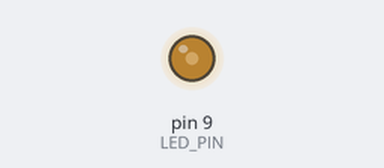
Bench run of a sketch on a simulated Arduino Uno, built with avr-gcc and run on an emulated ATmega328P. On the bench: output pins drawn as LEDs (lit = HIGH).

Above: at 0.05 s.
At 0.4 s:
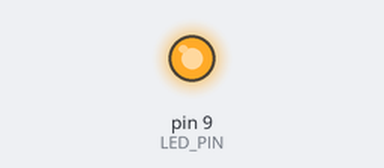
At 0.75 s:
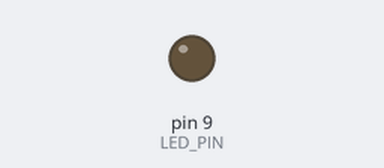
Timing chart, 0 to 3.0 s (numbered marks = the images above):
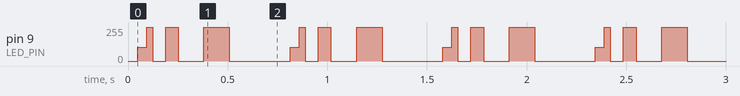

The sketch:

_01_ArduinoClass_a.ino
```cpp
const int LED_PIN = 9;

void setup() {
  pinMode(LED_PIN, OUTPUT);
}

void loop() {

  for (int d = 2; d < 500; d += d) {
    digitalWrite(LED_PIN, HIGH);
    delay(d/2);
    digitalWrite(LED_PIN, LOW);
    delay(d);
  }

}
```

Measured:
- by itself, pin 9 (LED_PIN): repeats every 0.77 s: 255/255 0.03 s, 0/255 0.06 s, 255/255 0.06 s, 0/255 0.13 s, 255/255 0.13 s, 0/255 0.31 s, 102/255 0.04 s
